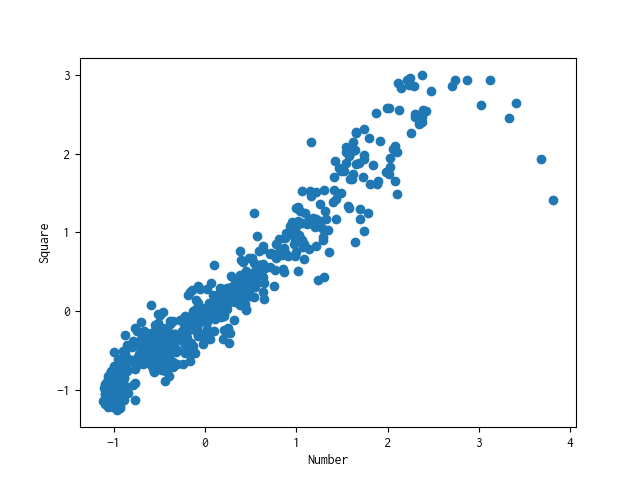

Python code for this plot:
import csv
import matplotlib.pyplot as plt
import corr

def scatter_plot(x, y):
    plt.scatter(x, y)
    plt.xlabel('Number')
    plt.ylabel('Square')
    plt.savefig('read_csv_google.png')

def read_csv(filename):
    summer = []
    highest_correlated = []
    with open(filename) as f:
        reader = csv.reader(f)
        # 1行目はヘッダなので、飛ばす
        next(reader)
        for row in reader:
            summer.append(float(row[1]))
            highest_correlated.append(float(row[2]))
    return summer, highest_correlated

if __name__ == '__main__':
    summer, highest_correlated = read_csv('../file/correlate-summer.csv')
    correlate = corr.find_corr_x_y(summer, highest_correlated)
    print('Correlation : ' + str(correlate))
    scatter_plot(summer, highest_correlated)
